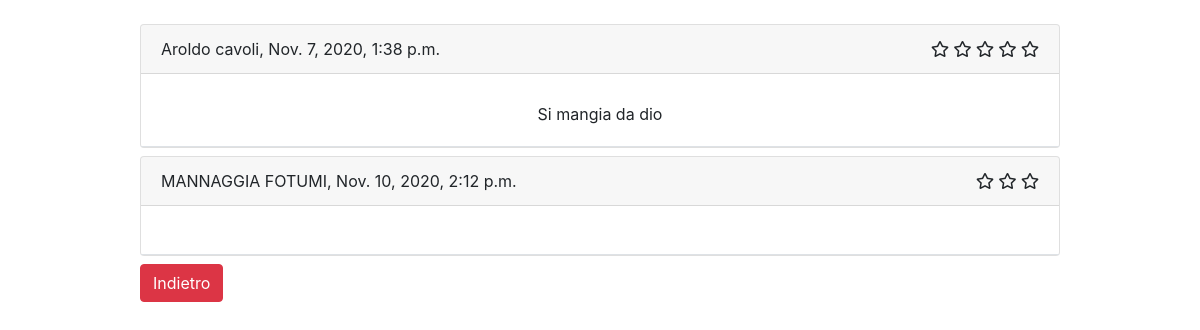
The app's page /users/reviews/, older data.
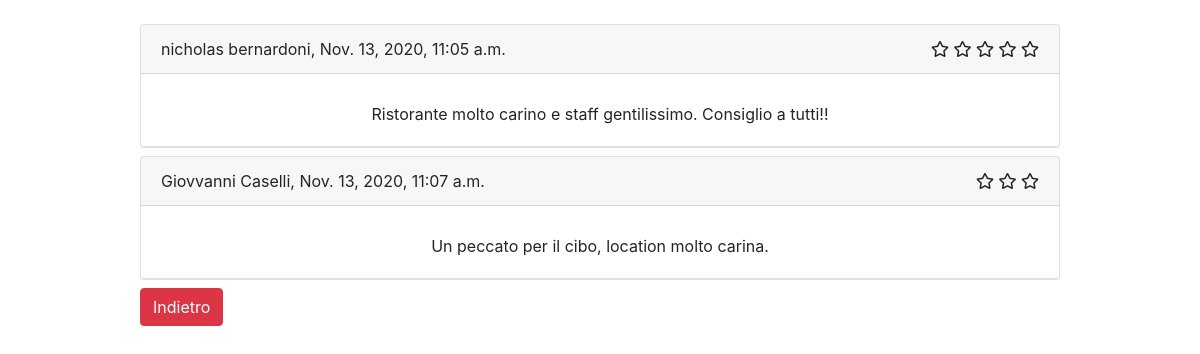
The same page, newer data.
### users/models.py (models this page shows, shortened)
class Review(models.Model):
    CHOICES = (
        (1, 'Una stella'),
        (2, 'Due stelle'),
        (3, 'Tre stelle'),
        (4, 'Quattro stelle'),
        (5, 'Cinque stelle'),
    )
    user = models.OneToOneField(User, on_delete=models.CASCADE, unique=True, related_name='review')
    rating = models.IntegerField(choices=CHOICES, default=3)
    comment = models.CharField(max_length=100, blank=True, null=True)
    date = models.DateTimeField(auto_now=True)

class User(AbstractBaseUser, PermissionsMixin):
    email = models.EmailField(max_length=60, unique=True, verbose_name='Email')
    first_name = models.CharField(max_length=60, verbose_name='Nome')
    last_name = models.CharField(max_length=60, verbose_name='Cognome')
    region = models.CharField(max_length=35, verbose_name='Regione', blank=True, null=True)
    province = models.CharField(max_length=30, verbose_name='Provincia', blank=True, null=True)
    cap = models.CharField(max_length=5, verbose_name='CAP', blank=True, null=True)
    city = models.CharField(max_length=50, verbose_name='Città', blank=True, null=True)
    via = models.CharField(max_length=50, verbose_name='Via', blank=True, null=True)
    house_number = models.CharField(max_length=10, verbose_name='Numero civico', blank=True, null=True)
    piano = models.CharField(max_length=30, blank=True, verbose_name='Piano', null=True)
    note = models.TextField(blank=True, verbose_name='Note', null=True)
    tel_regex = RegexValidator(regex=r'^\+?1?\d{10,10}$', message=('Numero di telefono errato!'))
    tel = models.CharField(validators=[tel_regex], max_length=10, verbose_name='Telefono', blank=True, null=True)
    is_admin = models.BooleanField(default=False)
    is_active = models.BooleanField(default=True)
    is_staff = models.BooleanField(default=False)
    is_restaurateur = models.BooleanField(default=False)
    USERNAME_FIELD = 'email'
    REQUIRED_FIELDS = ['first_name', 'last_name']
    objects = CustomUser()
    class Meta:
        verbose_name = _('Restaurant user')
        verbose_name_plural = _('Restaurant users')

### users/views.py (the view)
# urls.py: path('reviews/', review_list, name='review-list'),
def review_list(request):
    return render(request, 'users/user_review.html', {'reviews': Review.objects.all().order_by('date')})

### users/templates/users/user_review.html (shortened to what this page needs)
{% extends 'base.html' %}
{% load crispy_forms_tags %}
{% block content %}
    <div class="row">
        <div class="col"></div>
        <div class="col-10">
                <div id="contenuto">
                    {% for review in reviews %}
                        <div class="card mt-2">
                        <div class="card-header">
                            <div class="d-flex justify-content-between">
                            <div>
                                        {{ review.user.first_name }} {{ review.user.last_name }}, {{ review.date }}
                            </div>
                                <div>
                                        {% for i in '12345'|make_list %}
                                            {% if forloop.counter <=  review.rating %}
                                                <i class="far fa-star"></i>
                                            {% endif %}
                                        {% endfor %}
                                    </div>
                            </div>
                        </div>
                            <div class="card-body mt-2">
                                <div class="d-flex justify-content-center">
                                    {{ review.comment }}
                                </div>
                            </div>
                        <footer class="border-top">
                        </footer>
                        </div>
                    {% endfor %}
                </div>
            <button type="button" class="btn btn-danger mt-2" onclick="location.href='../../'"
                id="cancel-button">Indietro</button>
        </div>
         <div class="col"></div>
    </div>
{% endblock %}

Row changes from the older to the newer data that the page shows:
removed Review: user.first_name "Aroldo", user.last_name "cavoli", date "Nov. 7, 2020, 1:38 p.m.", rating 5 (drawn), comment "Si mangia da dio"
removed Review: user.first_name "MANNAGGIA", user.last_name "FOTUMI", date "Nov. 10, 2020, 2:12 p.m.", rating 3 (drawn)
added Review: user.first_name "nicholas", user.last_name "bernardoni", date "Nov. 13, 2020, 11:05 a.m.", rating 5 (drawn), comment "Ristorante molto carino e staff gentilissimo. Consiglio a tutti!!"
added Review: user.first_name "Giovvanni", user.last_name "Caselli", date "Nov. 13, 2020, 11:07 a.m.", rating 3 (drawn), comment "Un peccato per il cibo, location molto carina."
